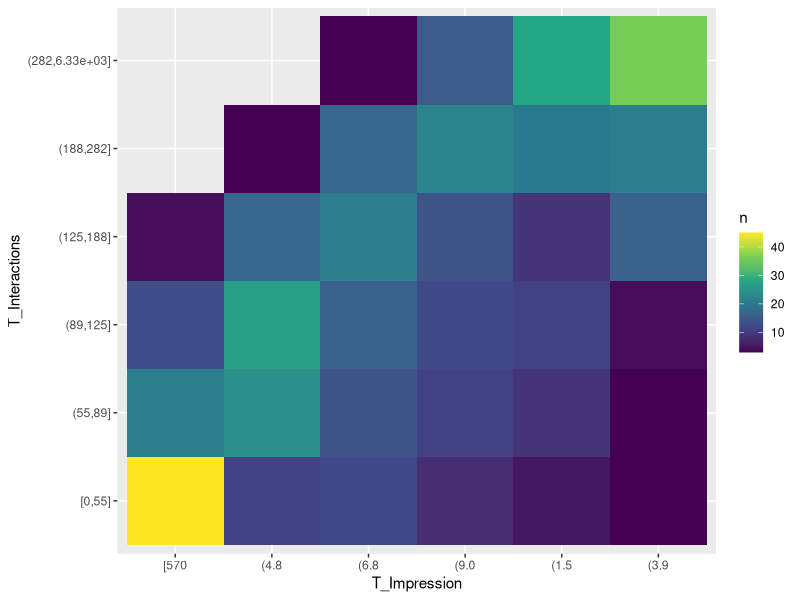
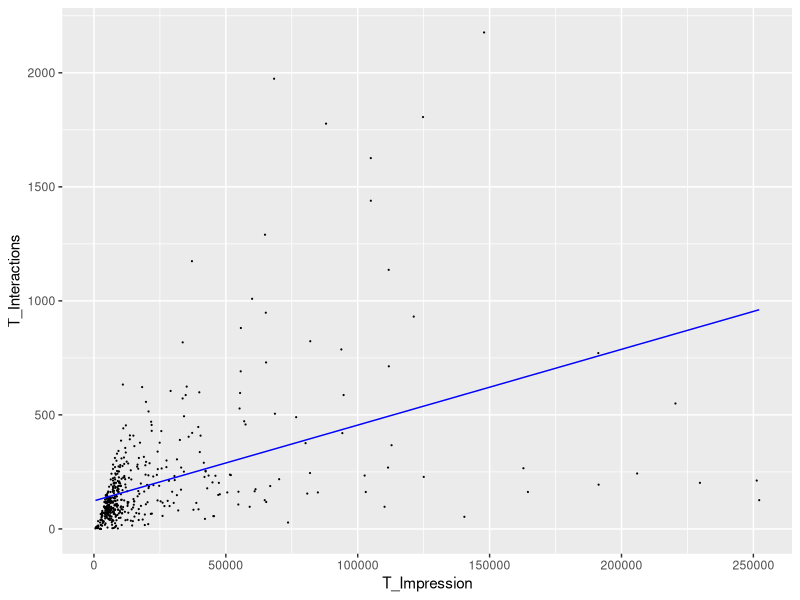
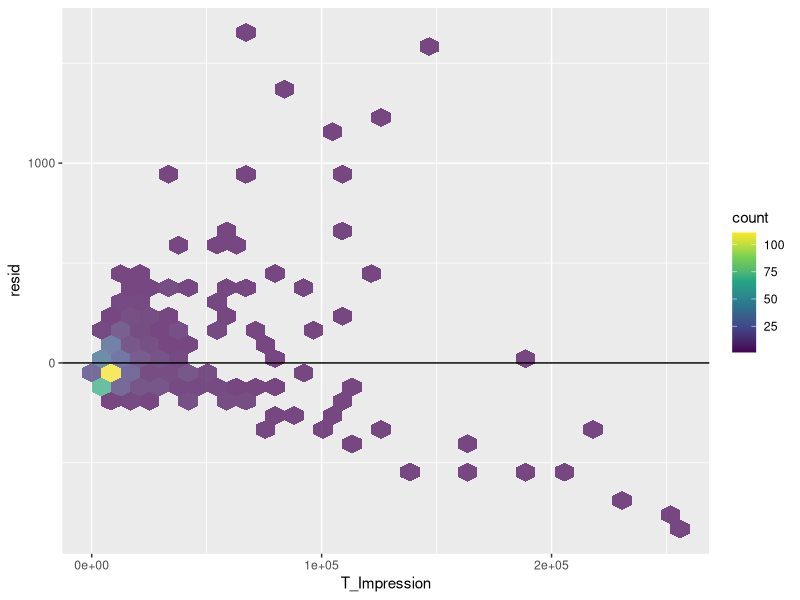
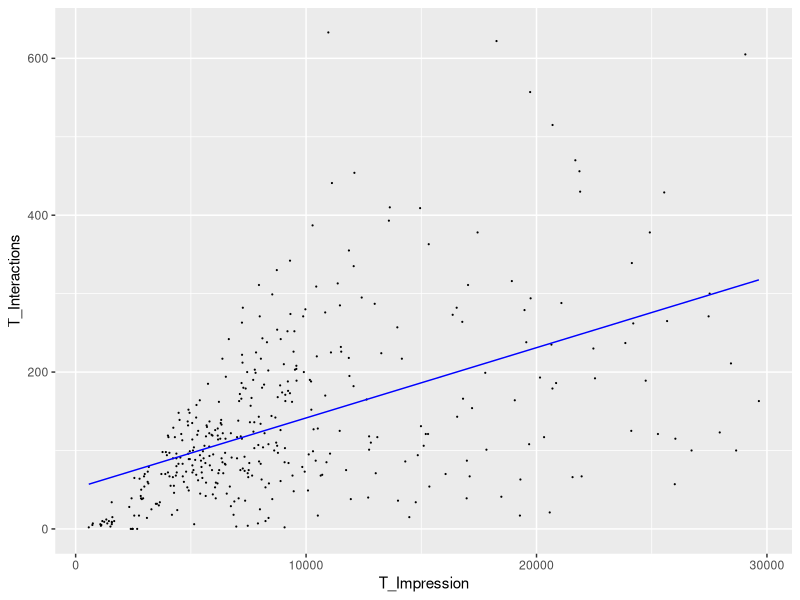
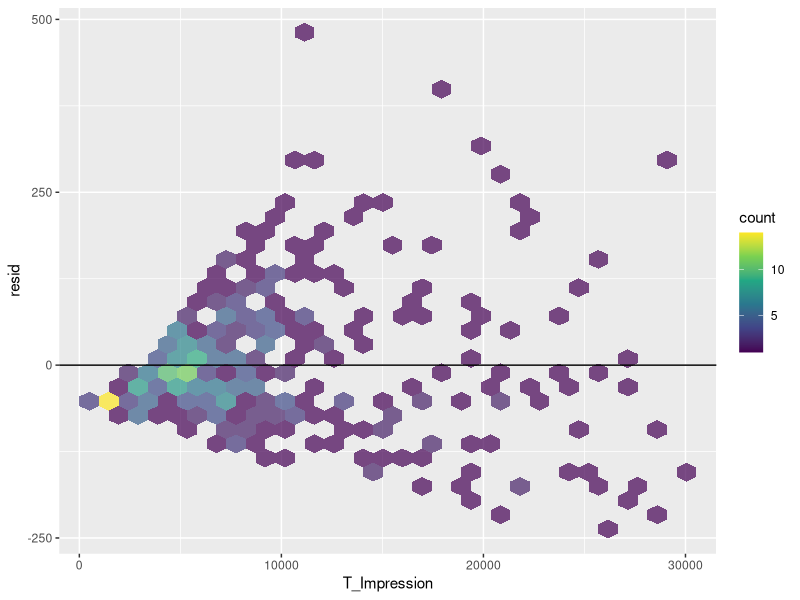
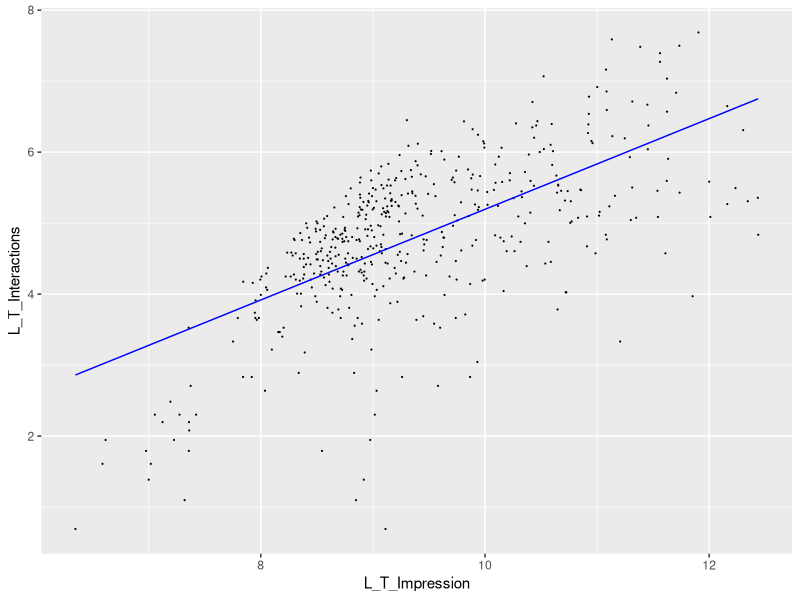
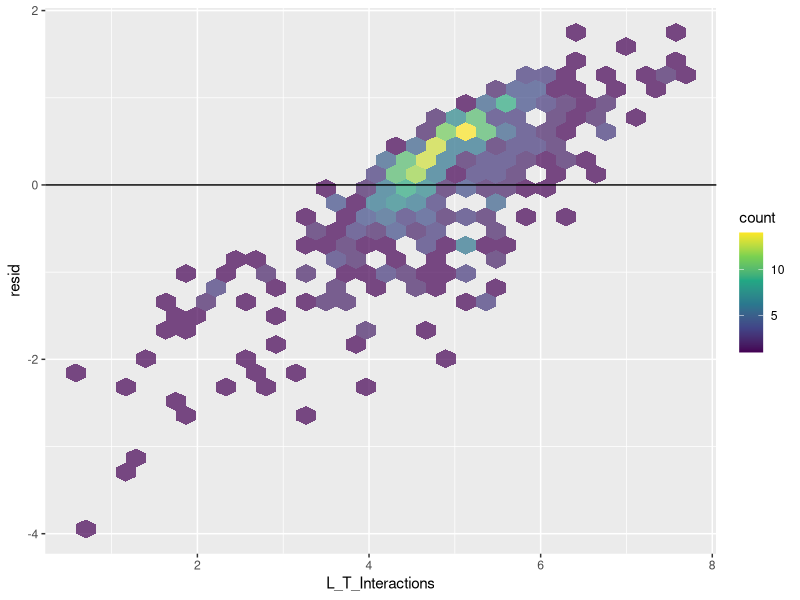

Write the R code that produced these figures, in order.
## ---- chunk 1
knitr::opts_chunk$set(echo = TRUE)
## ---- chunk 2
#loading packages and dataset
suppressPackageStartupMessages(library(tidyverse))
suppressPackageStartupMessages(library(modelr))
fb <- read_delim("dataset_Facebook.csv", delim = ";")
fb <- fb[complete.cases(fb), ]
## ---- chunk 3
# construct heatmap
fb %>% transmute(T_Impression = cut_number(T_Impression, 6), T_Interactions = cut_number(T_Interactions, 6)) %>% count(T_Impression, T_Interactions) %>% ggplot(aes(T_Impression, T_Interactions)) + geom_tile(aes(fill = n)) + scale_x_discrete(labels = abbreviate) + scale_fill_viridis_c()
## ---- chunk 4
# clean outliers
fbmean = mean(fb$T_Impression)
fbsd = sd(fb$T_Impression)
fb.clean <- fb %>% filter(T_Impression <= fbmean+3*fbsd)
# calculate percentage of datapoints considered
removedt <- (1 - nrow(fb.clean)/nrow(fb))*100
percentage_tibble <- tribble(~Variable, ~Percentage_Removed, "Overall", removedt)
(percentage_tibble)
## ---- chunk 5
# calculate OLS
m.ols <- lm(T_Interactions ~ T_Impression, data = fb.clean)
summary(m.ols)
round(confint(m.ols,level=0.95),6)
vcov(m.ols)
## ---- chunk 6
#plot OLS with predictions
ggplot(fb.clean %>% add_predictions(m.ols), aes(T_Impression, T_Interactions)) + geom_point(size = 0.1) + geom_line(aes(y=pred), color = "blue")
# plot residual
ggplot(fb.clean %>% add_residuals(m.ols), aes(T_Impression, resid))+geom_hex(alpha = 0.7)+geom_hline(aes(yintercept = 0))+scale_fill_viridis_c()
## ---- chunk 7
# clean outliers
fb.clean1 <- fb %>% filter(T_Impression <= 30000)
# calculate percentage of datapoints considered
removedt1 <- (1 - nrow(fb.clean1)/nrow(fb))*100
percentage_tibble <- tribble(~Variable, ~Percentage_Removed, "Overall", removedt1)
(percentage_tibble)

# calculate OLS
m.ols1 <- lm(T_Interactions ~ T_Impression, data = fb.clean1)
summary(m.ols1)
round(confint(m.ols1,level=0.95),6)
vcov(m.ols1)

#plot OLS with predictions
ggplot(fb.clean1 %>% add_predictions(m.ols1), aes(T_Impression, T_Interactions)) + geom_point(size = 0.1) + geom_line(aes(y=pred), color = "blue")
# plot residual
ggplot(fb.clean1 %>% add_residuals(m.ols1), aes(T_Impression, resid))+geom_hex(alpha = 0.7)+geom_hline(aes(yintercept = 0))+scale_fill_viridis_c()
## ---- chunk 8
# log transform
logfb <- fb.clean %>% transmute(L_T_Interactions = log(T_Interactions), L_T_Impression = log(T_Impression)) %>% filter(!is.infinite(L_T_Interactions))
m.log <- lm(L_T_Interactions ~ L_T_Impression, data = logfb)
summary(m.log)
## ---- chunk 9
# plot log with predictions
ggplot(logfb %>% add_predictions(m.log), aes(L_T_Impression, L_T_Interactions)) + geom_point(size = 0.1) + geom_line(aes(y=pred), color = "blue")
# plot residual
ggplot(logfb %>% add_residuals(m.log), aes(L_T_Interactions, resid))+geom_hex(alpha = 0.7)+geom_hline(aes(yintercept = 0))+scale_fill_viridis_c()
